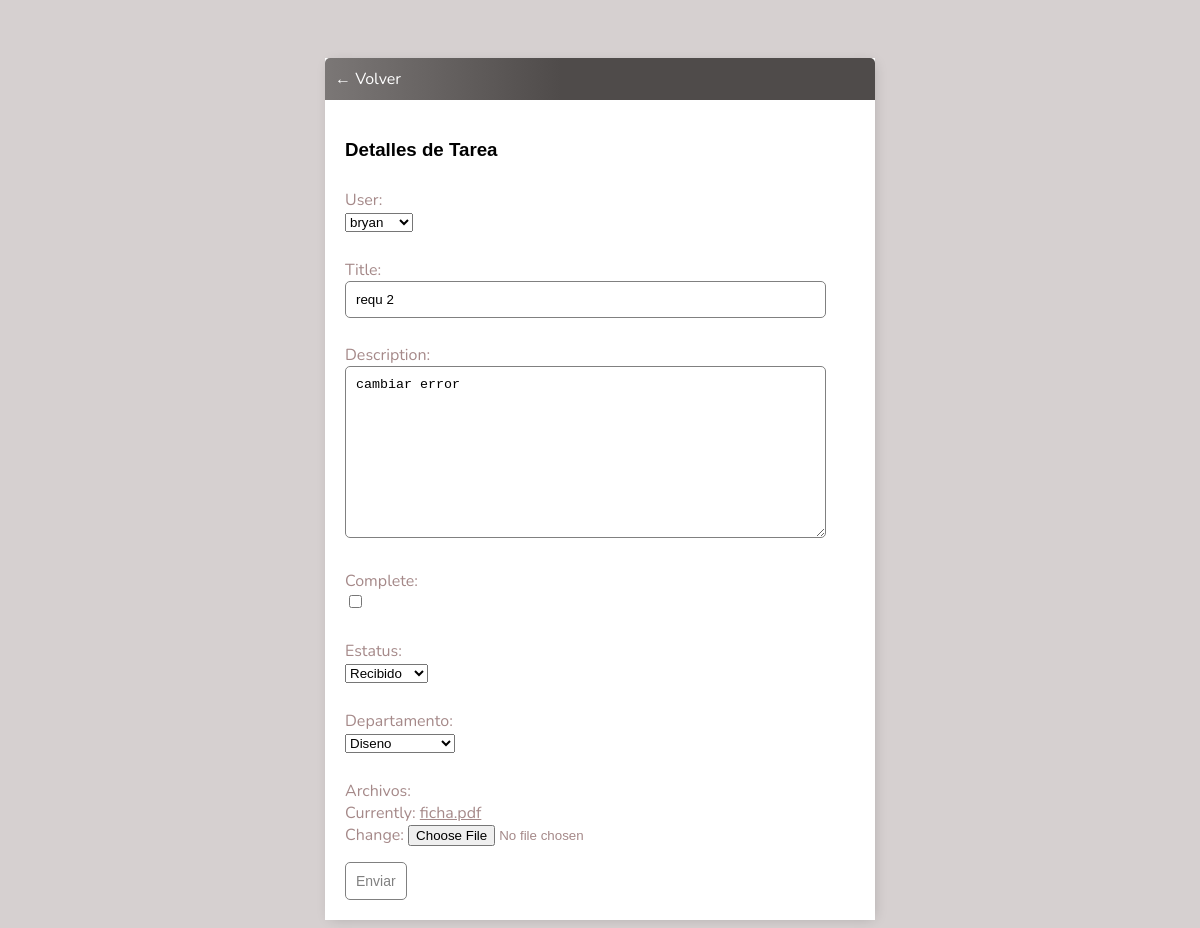
The app's page /task-update/15/ (signed in) with its own data.
### base/models.py (models this page shows, shortened)
class Task(models.Model):
    user = models.ForeignKey(User, on_delete=models.CASCADE,null=True,blank=True)
    title = models.CharField(max_length=200)
    description = models.TextField(null=True,blank=True)
    complete =models.BooleanField(default=False)
    create =models.DateTimeField(auto_now_add=True)
    creador = models.CharField(max_length=200,null=True)
    Estatus=models.ForeignKey(Estatus,on_delete=models.CASCADE,null=True,blank=True)
    Departamento=models.ForeignKey(Departamento, on_delete=models.CASCADE,null=True)
    archivos=models.FileField(upload_to='documents/%Y/%m/%d',null=True)
    class Meta:
        ordering=['complete']

class Estatus(models.Model):
    title=models.CharField(max_length=200,null=True)
    description = models.CharField(max_length=200,null=True)
    def __str__(self):
        return self.title

class Departamento(models.Model):
    title = models.CharField(max_length=200)
    description = models.TextField(null=True,blank=True)
    def __str__(self):
        return self.title

### base/views.py (the view)
# urls.py: path('task-update/<int:pk>/',TaskUpdate.as_view(),name='task-update'),
class TaskUpdate(LoginRequiredMixin,UpdateView):
    model = Task
    fields = ['user','title','description','complete','Estatus','Departamento','archivos']
    success_url = reverse_lazy('tasks')

### base/templates/base/task_form.html (shortened to what this page needs)
{% extends 'base/main.html' %}
{% block content%}
<div class="header-bar">
    <a href="{% url 'tasks' %}">&#8592; Volver</a>
</div>
<div class="card-body">
    <h3>Detalles de Tarea</h3>
    <form method="POST" action="" enctype="multipart/form-data">
        {{form.as_p}}
        <input class="button" type="submit" value="Enviar">
    </form>
</div>
{% endblock content%}

### base/templates/base/main.html (style rules this page uses)
body { background-color:#d6d0d0; font-family:'Nunito', sans-serif; padding-top: 50px; }
h1,h2,h3,h4,h5,h6 { font-family:'Raleway', sans-serif; }
a,p { color:#a58989; }
.header-bar { display:flex; justify-content:space-between; color:white; padding:10px; border-radius:5px 5px 0 0; background:linear-gradient(90deg, #7b7776 0%, #4f4b4a 43%, #4f4b4a 100%); }
.header-bar a { color:white; text-decoration:none; }
input[type=text],input[type=password],textarea { border:1px solid grey; border-radius:5px; padding:10px; width:90%; }
label { padding-top:10px !important; display:block; }
.button { border:1px solid grey; background-color:white; color:grey; padding:10px; font-size:14px; border-radius:5px; cursor:pointer; text-decoration:none; }
.card-body { padding:20px; }

### records on screen
Task: user "bryan", title "requ 2", description "cambiar error", Estatus "Recibido", Departamento "Diseno"
